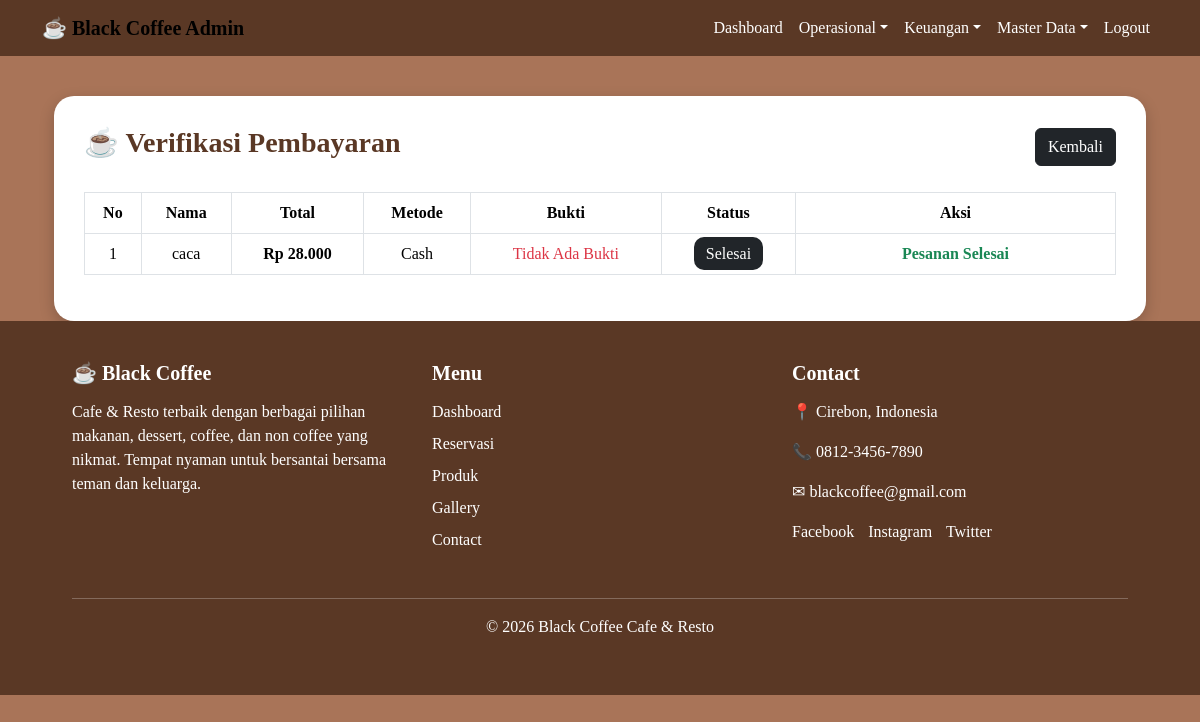
Page /admin/index.php?menu=pembayaran (signed in) on the earlier database version.
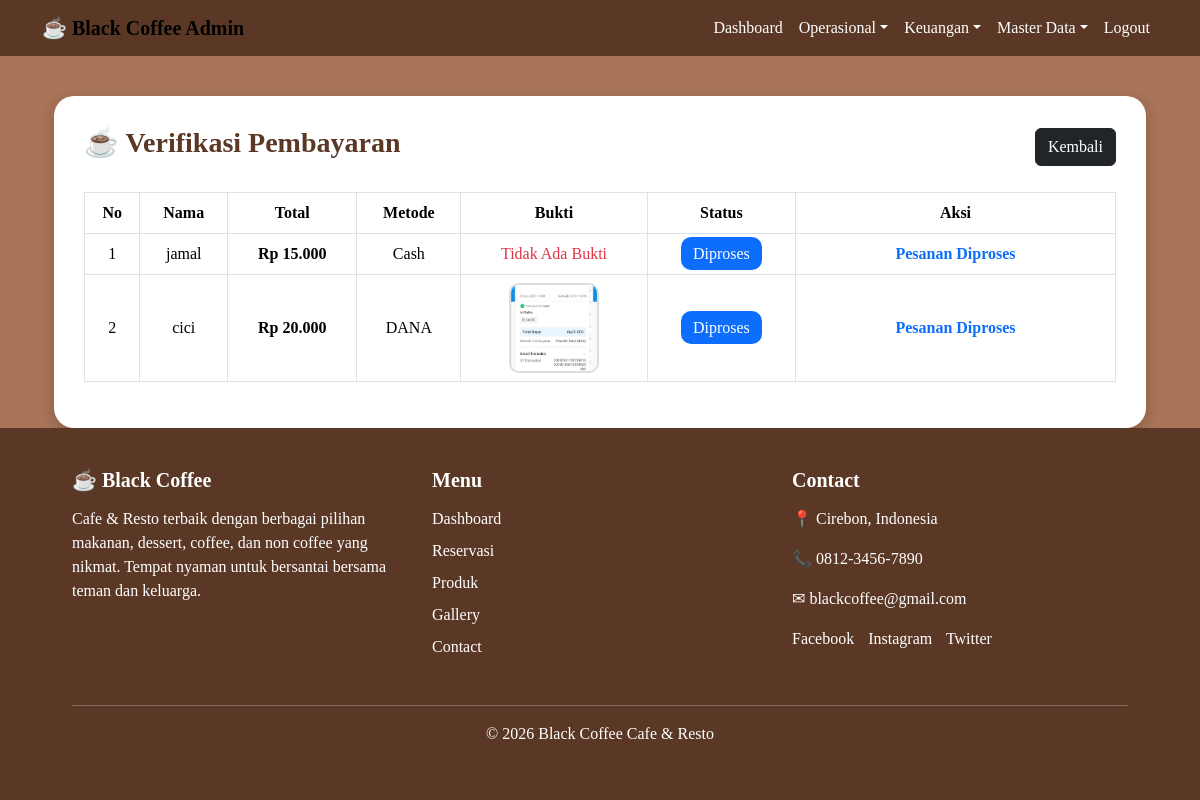
Same page on the later database version.
### tables this page shows
CREATE TABLE `pembayaran` (
  `id` int(11) NOT NULL,
  `id_pesanan` int(11) NOT NULL,
  `metode` varchar(50) NOT NULL,
  `total` int(11) NOT NULL,
  `nama` varchar(100) DEFAULT NULL,
  `bukti` varchar(255) DEFAULT NULL,
  `status` varchar(50) DEFAULT NULL,
  `tanggal` timestamp NOT NULL DEFAULT current_timestamp(),
  `uang_bayar` int(11) DEFAULT NULL,
  `kembalian` int(11) DEFAULT NULL
);

CREATE TABLE `pesanan` (
  `id_pesanan` int(11) NOT NULL,
  `id_user` int(11) NOT NULL,
  `nama_pemesan` varchar(100) NOT NULL,
  `meja` varchar(10) NOT NULL,
  `pembayaran` varchar(50) NOT NULL,
  `tanggal` datetime DEFAULT current_timestamp(),
  `total` int(11) NOT NULL,
  `status` enum('pending','dibayar','diproses','selesai','dibatalkan') DEFAULT 'pending'
);

### admin/index.php (called while the page is built, shortened)
<?php
include "dashboard.php";
?>

### admin/pembayaran.php (the view, shortened to what this page needs)
<?php
include "../koneksi.php";
$data = mysqli_query($conn,"
SELECT
    pesanan.*,
    pembayaran.bukti
FROM pesanan
LEFT JOIN pembayaran
ON pesanan.id_pesanan = pembayaran.id_pesanan
ORDER BY pesanan.id_pesanan DESC
");
?>
<!DOCTYPE html>
<html>
<head>
    <link href="https://cdn.jsdelivr.net/npm/bootstrap@5.3.2/dist/css/bootstrap.min.css" rel="stylesheet">
</head>
<body>
<div class="container">
    <div class="container-box">
        <div class="d-flex justify-content-between align-items-center mb-4">
            <h3 class="title">
                ☕ Verifikasi Pembayaran
            </h3>
            <a href="index.php?menu=dashboard"
               class="btn btn-dark">
                Kembali
            </a>
        </div>
        <div class="table-responsive">
            <table class="table table-bordered table-hover align-middle text-center">
                <thead>
                    <tr>
                        <th>No</th>
                        <th>Nama</th>
                        <th>Total</th>
                        <th>Metode</th>
                        <th>Bukti</th>
                        <th>Status</th>
                        <th width="320">Aksi</th>
                    </tr>
                </thead>
                <tbody>
                <?php
                $no = 1;
                while($d = mysqli_fetch_assoc($data)){
                    $status = strtolower(trim($d['status']));
                ?>
                <tr>
                    <td><?= $no++; ?></td>
                    <td><?= $d['nama_pemesan']; ?></td>
                    <td>
                        <b>
                            Rp <?= number_format($d['total'],0,',','.'); ?>
                        </b>
                    </td>
                    <td><?= $d['pembayaran']; ?></td>
                    <td>
                        <?php if(!empty($d['bukti'])){ ?>
                            <img src="../bukti/<?= $d['bukti']; ?>"
                                 class="img-bukti">
                        <?php } else { ?>
                            <span class="text-danger">
                                Tidak Ada Bukti
                            </span>
                        <?php } ?>
                    </td>
                    <td>
                        <?php if($status == 'diproses'){ ?>
                            <span class="badge-diproses">Diproses</span>
                        <?php } ?>
                        <?php if($status == 'selesai'){ ?>
                            <span class="badge-selesai">Selesai</span>
                        <?php } ?>
                    </td>
                    <td>
                        <?php if($status == 'diproses'){ ?>
                            <span class="text-primary fw-bold">
                                Pesanan Diproses
                            </span>
                        <?php } ?>
                        <?php if($status == 'selesai'){ ?>
                            <span class="text-success fw-bold">
                                Pesanan Selesai
                            </span>
                        <?php } ?>
                    </td>
                </tr>
                <?php } ?>
                </tbody>
            </table>
        </div>
    </div>
</div>
</body>
</html>

Differences in the rows shown:
removed pembayaran: id_pesanan.nama_pemesan "caca", id_pesanan.total "28.000", id_pesanan.pembayaran "Cash", shows "Tidak Ada Bukti", shows "Selesai", shows "Pesanan Selesai"
added pembayaran: id_pesanan.nama_pemesan "jamal", id_pesanan.total "15.000", id_pesanan.pembayaran "Cash", shows "Tidak Ada Bukti", shows "Diproses", shows "Pesanan Diproses"
added pembayaran: id_pesanan.nama_pemesan "cici", id_pesanan.total "20.000", id_pesanan.pembayaran "DANA", bukti (picture), shows "Diproses", shows "Pesanan Diproses"
